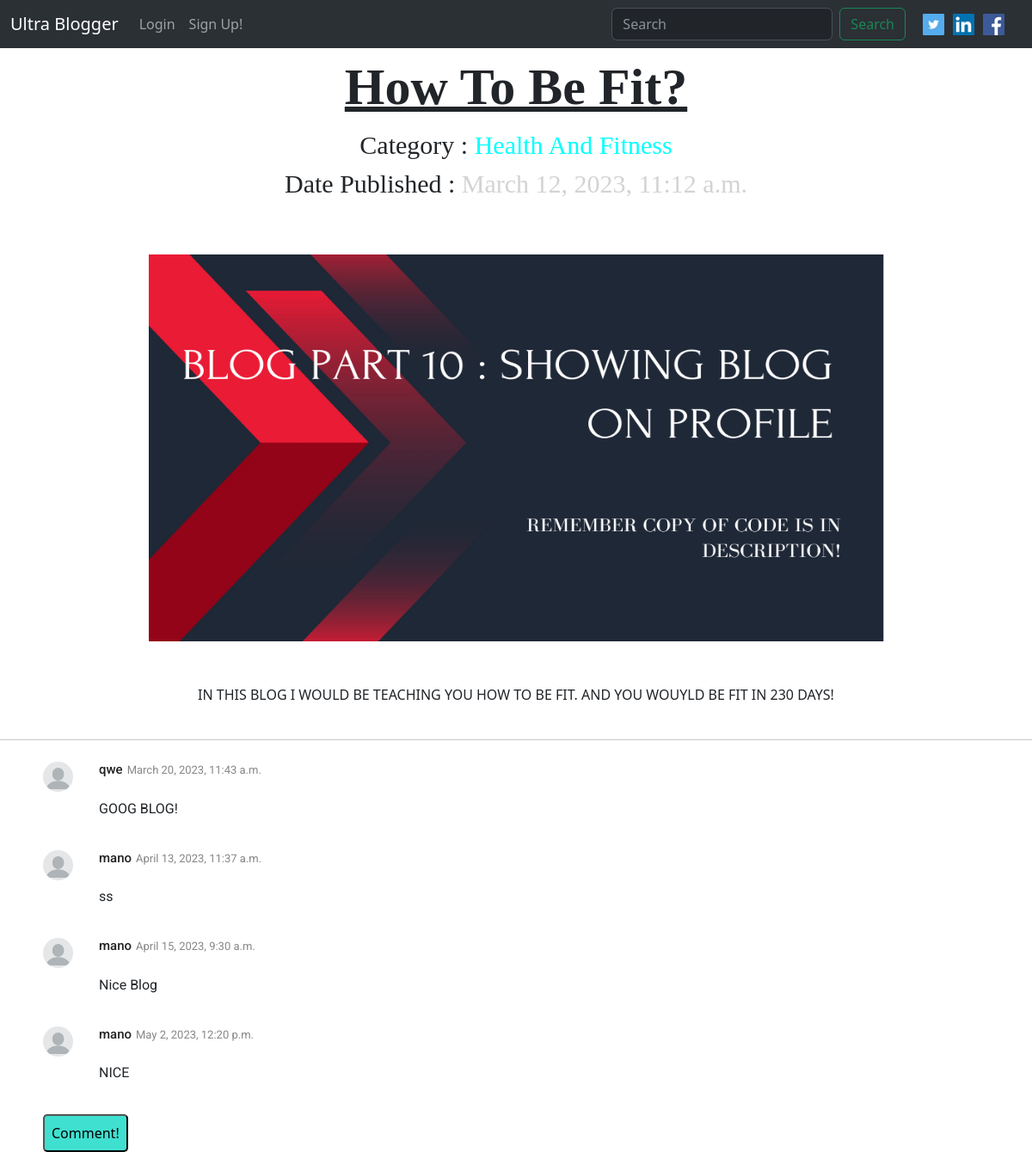
/blog_details/4, run on the app's committed database.
### blogapp/models.py (models this page shows)
class Blog_Model(models.Model):
    author = models.ForeignKey(User,on_delete=models.CASCADE,related_name='blog_author')
    title = models.CharField(max_length=15)
    image = models.ImageField(upload_to='blog_pics')
    description = models.TextField()
    category = models.CharField(max_length=60)
    date_added = models.DateTimeField(auto_now_add=True)

class Comment(models.Model):
    user = models.ForeignKey(User,on_delete=models.CASCADE,related_name='user_comment')
    blog = models.ForeignKey(Blog_Model,on_delete=models.CASCADE,related_name='blog_comment')
    comment = models.CharField(max_length=100)
    uploaded_date = models.DateTimeField(auto_now_add=True)

### blogapp/views.py (the view)
# urls.py: path('blog_details/<pk>',views.Blog_Details,name='blog_details'),
def Blog_Details(request,pk):
    blog_model = Blog_Model.objects.get(pk=pk)
    form = Create_Comment_Form()
    current_user = request.user
    comments = Comment.objects.filter(blog=blog_model)
    if current_user.is_authenticated:
        if request.method == 'POST':
            form = Create_Comment_Form(request.POST)
            if form.is_valid():
                form_instance = form.save(commit=False)
                form_instance.user = request.user
                form_instance.blog = blog_model
                form_instance.save()
                return HttpResponse('Congratulations! Your Comment Is Published!')
        dict = {'form':form,'blog_model':blog_model,'comments':comments}
        return render(request,'blogapp/blog_details.html',dict)
    else:
        dict = {'blog_model':blog_model,'comments':comments}
        return render(request,'blogapp/blog_details.html',dict)

### templates/blogapp/blog_details.html (shortened to what this page needs)
{% extends 'base.html' %}
{% block bodyblock %}
<div class="main-div">
    <div class="heading-div">
        <span class="title">{{blog_model.title}}</span>
        <span class="category">Category : <span class="category-span">{{blog_model.category}}</span></span>
        <span class="date">Date Published : <span class="date_added">{{blog_model.date_added}}</span></span>
    </div>
    <div class="body-div">
        <img src="/media/{{blog_model.image}}" class="image">
        <span>{{blog_model.description}}</span>
    </div>
</div>
<hr>
{%for comment in comments%}
<div class="comment_container">
    {%if comment.user.user_profile.profile_pic%}
    <div class="comment_image">
        <img src="{{comment.user.user_profile.profile_pic.url}}" alt="User Profile Pic">
    </div>
    {%else%}
    <div class="comment_image">
        <img src="/media/profile_pics/user.png" alt="Default User Image">
    </div>
    {%endif%}
    <div class="comment_content">
        <div class="comment_heading">
            <h3>{{comment.user.username}}</h3>
            <p>{{comment.uploaded_date}}</p>
        </div>
        <div class="comment_body">
            <p>{{comment.comment}}</p>
        </div>
    </div>
</div>
{%empty%}
<h1>No Comments!</h1>
{%endfor%}
<div class="form_div">
    <form method="post">
        <button type="submit">Comment!</button>
    </form>
</div>
{% endblock bodyblock %}

### templates/blogapp/blog_details.html (style rules this page uses)
.main-div { display: flex; flex-direction: column; }
.heading-div { display: flex; flex-direction: column; justify-content: center; align-items: center; }
.title { font-size: 60px; font-weight: bold; text-decoration: underline; font-family: Georgia, 'Times New Roman', Times, serif; }
.category, .date { padding-left: 0; margin-left: 0; font-family: Georgia, 'Times New Roman', Times, serif; font-size: 30px; }
.category-span { color: aqua; }
.date_added { color: lightgray; }
.body-div { display: flex; flex-direction: column; justify-content: center; align-items: center; margin-top: 60px; }
.image { height: 450px; width: 855px; margin-bottom: 50px; }
hr { margin-top: 40px; margin-bottom: 25px; }
.comment_container { display: flex; gap: 30px; margin: 20px 50px; font-family: "Roboto", sans-serif; }
.comment_image img { height: 35px; width: 35px; border-radius: 50%; }
.comment_content { display: flex; flex-direction: column; gap: 7px; justify-content: flex-start; }
.comment_heading { display: flex; gap: 5px; }
.comment_heading h3 { font-size: 15px; color: #212121; }
.comment_heading p { font-size: 13px; color: #2121218A; }
.form_div { margin-left: 50px; }
.form_div form { display: flex; gap: 10px; align-items: center; }
.form_div form button { padding: 8px; background-color: turquoise; border-radius: 5px; transition: 0.4s ease-in; }

### data on the page
Blog_Model: title "How To Be Fit?", category "Health And Fitness", date_added "March 12, 2023, 11:12 a.m.", image (picture), description "IN THIS BLOG I WOULD BE TEACHING YOU HOW TO BE FIT. AND YOU WOUYLD BE FIT IN 230 DAYS!"
Comment: user.username "qwe", uploaded_date "March 20, 2023, 11:43 a.m.", comment "GOOG BLOG!"
Comment: user.username "mano", uploaded_date "April 13, 2023, 11:37 a.m.", comment "ss"
Comment: user.username "mano", uploaded_date "April 15, 2023, 9:30 a.m.", comment "Nice Blog"
Comment: user.username "mano", uploaded_date "May 2, 2023, 12:20 p.m.", comment "NICE"
